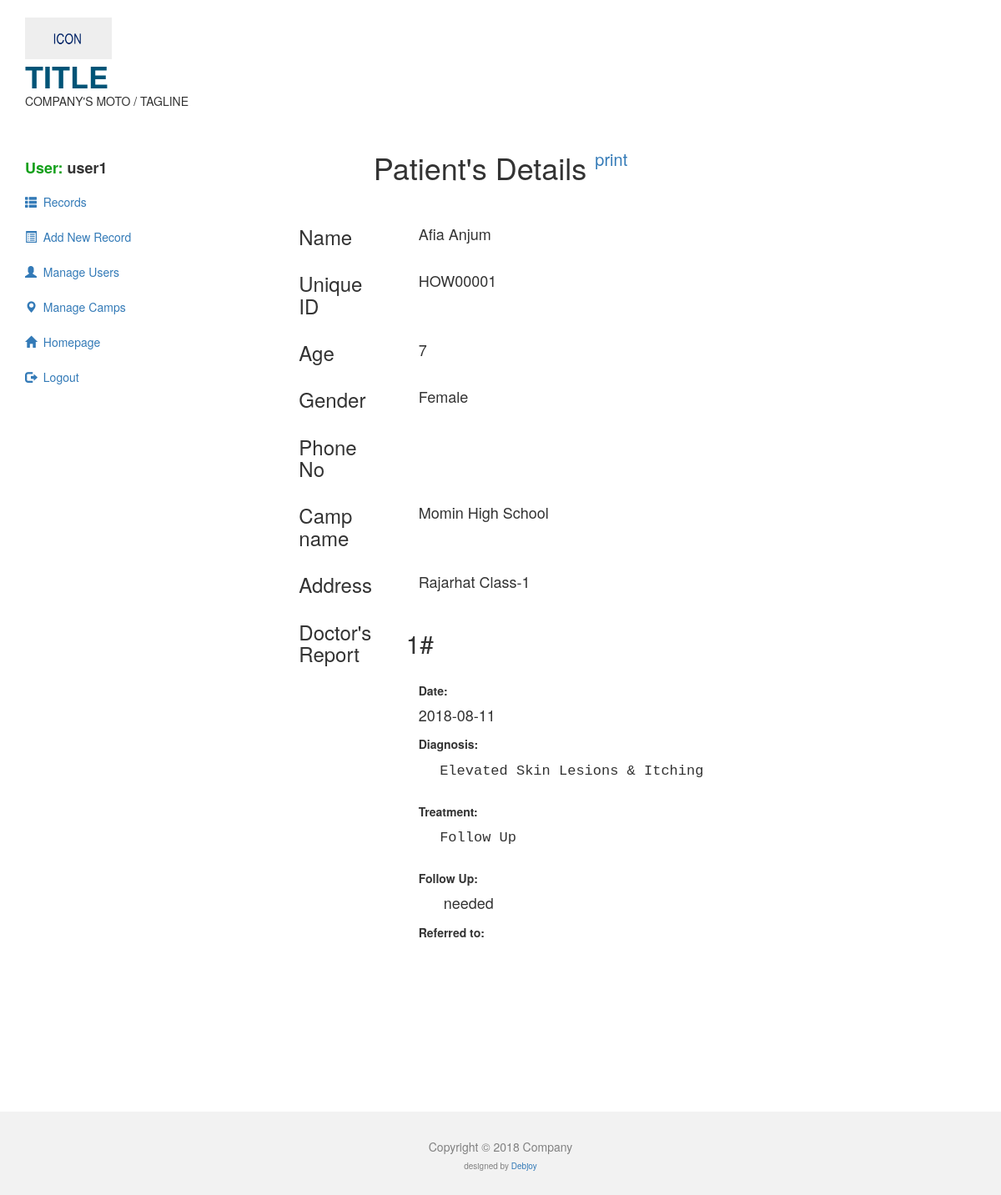
The page /MAIN/infomain.php?id=1 (signed in) on the database its author committed.
### tables this page shows
CREATE TABLE IF NOT EXISTS `records` (
  `id` int(11) NOT NULL AUTO_INCREMENT,
  `uniqueid` varchar(50) NOT NULL,
  `name` varchar(100) NOT NULL,
  `age` varchar(50) NOT NULL,
  `gender` varchar(50) NOT NULL,
  `phno` varchar(20) NOT NULL,
  `camp` varchar(100) NOT NULL,
  `address` varchar(200) NOT NULL,
  `ltmeds` varchar(300) NOT NULL,
  `chronic` varchar(300) NOT NULL,
  `date` varchar(5000) NOT NULL,
  `diagnosis` varchar(20000) NOT NULL,
  `treat` varchar(20000) NOT NULL,
  `refer` varchar(10000) NOT NULL,
  `followup` varchar(100) NOT NULL,
  `date1` varchar(50) NOT NULL,
  `diagnosis1` varchar(200) NOT NULL,
  `treatment1` varchar(200) NOT NULL,
  `refer1` varchar(50) NOT NULL,
  PRIMARY KEY (`id`)
);

### MAIN/infomain.php (the view, shortened to what this page needs)
<!DOCTYPE html>
<html lang="en">
<head>
  <link rel="stylesheet" href="cs/bootstrap.min.css">
  <link rel="stylesheet" href="cs/style.css">
</head>
<body>
    <div class="container" >
        <a href="index.php" style="text-decoration:none;" target="_blank"><h1 onmouseover="this.style.color='#0072a3'" onmouseout="this.style.color='#005477'" style="color:#005477;margin-bottom:0px;"><img src="images/finallogo.png" height="50px"><br><strong>TITLE</strong></h1>
        </a>
        <p >COMPANY'S MOTO / TAGLINE</p>
    </div>
    <div class="container-fluid">
        <div class="row">
            <div class="col-sm-2">
            <br><br>
                <ul id="Side_Menu" class="nav nav-pills nav-stacked">
                <li>
                    <h4>&nbsp;&nbsp;&nbsp;<strong style="color:#14a01b;">User:</strong><strong> <?php echo  $_SESSION["Username"]; ?></strong></h4>
                </li>
                <li >
                <a href="main.php">
                <span class="glyphicon glyphicon-th-list"></span>
                &nbsp;Records</a></li>
                <li><a href="newrecord.php">
                <span class="glyphicon glyphicon-list-alt"></span>
                &nbsp;Add New Record</a></li>
                <li><a href="manage.php">
                <span class="glyphicon glyphicon-user"></span>
                &nbsp;Manage Users</a></li>
                <li ><a href="newinstitution.php">
                <span class="glyphicon glyphicon-map-marker"></span>
                &nbsp;Manage Camps</a></li>
		<li ><a href="index.php" target="_blank">
                <span class="glyphicon glyphicon-home"></span>
                &nbsp;Homepage</a></li>
                <li><a href="logout.php">
                    <span class="glyphicon glyphicon-log-out"></span>
                    &nbsp;Logout</a>
                </li>
            </ul>
            </div>
            <?php
                $id=mysql_real_escape_string($_GET["id"]);
                $Querry="SELECT * FROM records WHERE id=$id";
                $execute=mysql_query( $Querry);
                $row = mysql_fetch_assoc($execute);
            ?>
            <div class="container col-sm-8">
                <br>
                <h1 style="text-align:center;">Patient's Details  <a  style="font-size:20px;position:relative;bottom:17px;" onclick="printing();">print</a></h1>
                <br>
                <div id="documentprint">
                <div class="col-sm-2" style="clear:left">
                </div>
                <div class="col-sm-2" >
                    <h3>Name</h3>
                </div>
                <div class="col-sm-8" style="text-align:left;margin-top:10px;">
                    <h4 style="margin-left:15px;"><?php echo trim($row["name"]);  ?></h4>
                </div>
                <div class="col-sm-2" style="clear:left">
                </div>
                <div class="col-sm-2">
                    <h3>Unique ID</h3>
                </div>
                <div class="col-sm-8" style="text-align:left;margin-top:10px;">
                    <h4 style="margin-left:15px;"><?php echo trim($row["uniqueid"]);  ?></h4>
                </div>
                <div class="col-sm-2" style="clear:left">
                </div>
                <div class="col-sm-2">
                    <h3>Age</h3>
                </div>
                <div class="col-sm-8" style="text-align:left;margin-top:10px;">
                    <h4 style="margin-left:15px;"><?php echo trim($row["age"]);  ?></h4>
                </div>
                <div class="col-sm-2" style="clear:left">
                </div>
                <div class="col-sm-2">
                    <h3>Gender</h3>
                </div>
                <div class="col-sm-8" style="text-align:left;margin-top:10px;">
                    <h4 style="margin-left:15px;"><?php echo trim($row["gender"]);  ?></h4>
                </div>
                <div class="col-sm-2" style="clear:left">
                </div>
                <div class="col-sm-2" >
                    <h3>Phone No</h3>
                </div>
                <div class="col-sm-8" style="text-align:left;margin-top:10px;">
                </div>
                <div class="col-sm-2" style="clear:left">
                </div>
                <div class="col-sm-2" >
                    <h3>Camp name</h3>
                </div>
                <div class="col-sm-8" style="text-align:left;margin-top:10px;">
                    <h4 style="margin-left:15px;"><?php echo trim($row["camp"]);  ?></h4>
                </div>
                <div class="col-sm-2" style="clear:left">
                </div>
                <div class="col-sm-2" >
                    <h3>Address</h3>
                </div>
                <div class="col-sm-8" style="text-align:left;margin-top:10px;">
                    <h4 style="margin-left:15px;"><?php echo trim($row["address"]);  ?></h4>
                </div>
                <?php
                    $date=unserialize($row["date"]);
                    $treat=unserialize($row["treat"]);
                    $diag=unserialize($row["diagnosis"]);
                    $refer=unserialize($row["refer"]);
                   if($row["followup"]=="")
                        $follow=array("");
                    else{
                        if($row["followup"])
                            $follow=unserialize($row["followup"]);}
                    ?>
                <div class="col-sm-2" style="clear:left">
                </div>
                <div class="col-sm-2" >
                    <h3>Doctor's Report</h3>
                </div>
                <div class="col-sm-8" style="text-align:left;margin-top:10px;">
                  <?php
                    for($i=0;$i<sizeof($date);$i++){
                    ?>
                   <h2><?php echo $i+1 ;?>#</h2>
                   <br>
                    <label  style="margin-left:15px;">Date:<h4><?php echo trim($date[$i]);  ?></h4></label>
                    <br>
                    <label  style="margin-left:15px;">Diagnosis:
                    <pre style="margin-left:15px;white-space: pre-wrap;background-color:white;border-color:white;font-size:17px;font-weight: normal;" ><?php echo trim($diag[$i]);  ?></pre></label>
                    <br>
                    <label  style="margin-left:15px;">Treatment:
                    <pre style="margin-left:15px;white-space: pre-wrap;background-color:white;border-color:white;font-size:17px;font-weight: normal;"><?php echo trim($treat[$i]);  ?></pre></label>
                    <br>
                    <label  style="margin-left:15px;">Follow Up:
                    <h4><?php
                        if(isset($follow[$i])){
                                if($follow[$i]==1)
                                    echo "&nbsp;&nbsp;&nbsp;&nbsp;&nbsp;&nbsp;needed";
                            }  ?></h4></label>
                    <br>
                    <label  style="margin-left:15px;">Referred to:
                    <h4 style="margin-left:15px;"><?php echo trim($refer[$i]);  ?></h4></label>
                    <br>
                    <?php }?>
                </div>
            </div>
            </div>
        </div>
        <br><br><br><br><br><br><br>
    </div>
    <div class="container-fluid " id="footer">
        <h5>Copyright © 2018 Company</h5>
        <h6 style="font-size:10px;">designed by <a href="http://debjoy.000webhostapp.com/inner.html" target="_blank">Debjoy</a></h6>
    </div>
</body>
</html>

### MAIN/cs/style.css (style rules this page uses)
#footer { color:grey; height:100px; margin-top:50px; text-align:center; padding-top:25px; padding-bottom:25px; background-color:#f2f2f2; }

### rows shown on the page
records: name "Afia Anjum", uniqueid "HOW00001", age "7", gender "Female", camp "Momin High School", address "Rajarhat Class-1", date "2018-08-11", diagnosis "Elevated Skin Lesions & Itching", treat "Follow Up", followup "needed"

### other values the page prints
$_SESSION["Username"] "user1"
